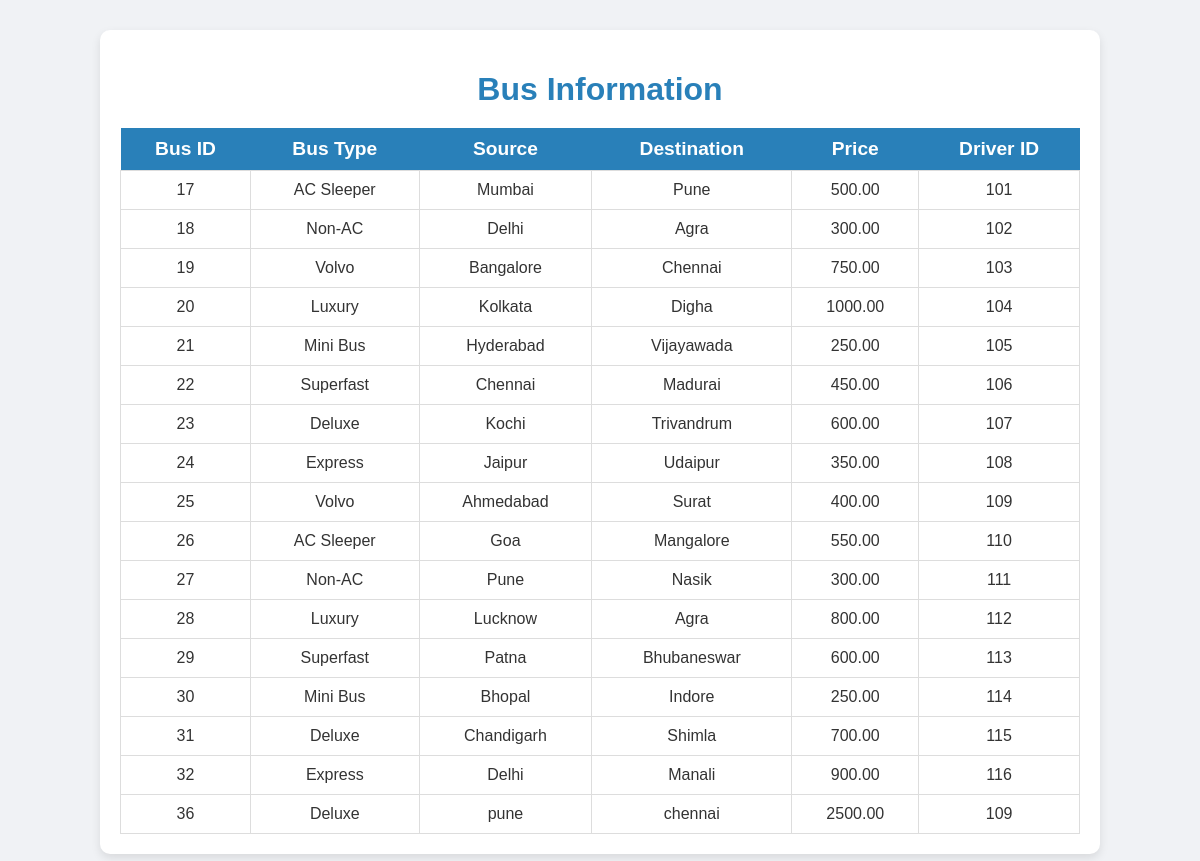
The page /bus.php on the database its author committed.
### tables this page shows
CREATE TABLE `buses` (
  `bus_id` int(11) NOT NULL,
  `bus_type` varchar(100) NOT NULL,
  `source` varchar(100) NOT NULL,
  `destination` varchar(100) NOT NULL,
  `contact` varchar(100) NOT NULL,
  `ticket_price` decimal(10,2) NOT NULL DEFAULT 0.00,
  `driver_id` int(11) DEFAULT NULL
);

### bus.php (the view, shortened to what this page needs)
<?php
$conn = new mysqli("localhost", "root", "", "bus_system");
$query = "SELECT * FROM buses";
$result = $conn->query($query);
?>
<!DOCTYPE html>
<html lang="en">
<head>
    <link rel="stylesheet" href="bus.css">
</head>
<body>
    <div class="container">
        <h1>Bus Information</h1>
        <?php
        if ($result->num_rows > 0) {
            echo "<table>
                    <thead>
                        <tr>
                            <th>Bus ID</th>
                            <th>Bus Type</th>
                            <th>Source</th>
                            <th>Destination</th>
                            <th>Price</th>
                            <th>Driver ID</th>
                        </tr>
                    </thead>
                    <tbody>";
            while ($row = $result->fetch_assoc()) {
                echo "<tr>
                        <td>" . $row['bus_id'] . "</td>
                        <td>" . $row['bus_type'] . "</td>
                        <td>" . $row['source'] . "</td>
                        <td>" . $row['destination'] . "</td>
                        <td>" . $row['ticket_price'] . "</td>
                        <td>" . $row['driver_id'] . "</td>
                      </tr>";
            }
            echo "</tbody></table>";
        } else {
            echo "<p>No buses available.</p>";
        }
        ?>
    </div>
</body>
</html>

### bus.css (style rules this page uses)
body { font-family: 'Arial', sans-serif; margin: 0; padding: 0; background-color: #f0f2f5; color: #333; }
.container { width: 80%; margin: 30px auto; padding: 20px; background-color: #ffffff; box-shadow: 0 4px 10px rgba(0, 0, 0, 0.1); border-radius: 10px; }
table { width: 100%; border-collapse: collapse; margin-top: 20px; }
th { background-color: #2980b9; color: white; padding: 10px; font-size: 1.2em; }
td { padding: 10px; border: 1px solid #ddd; text-align: center; }
h1 { text-align: center; color: #2980b9; font-size: 2em; margin-bottom: 20px; }

### rows shown on the page
buses: bus_id "17", bus_type "AC Sleeper", source "Mumbai", destination "Pune", ticket_price "500.00", driver "101"
buses: bus_id "18", bus_type "Non-AC", source "Delhi", destination "Agra", ticket_price "300.00", driver "102"
buses: bus_id "19", bus_type "Volvo", source "Bangalore", destination "Chennai", ticket_price "750.00", driver "103"
buses: bus_id "20", bus_type "Luxury", source "Kolkata", destination "Digha", ticket_price "1000.00", driver "104"
buses: bus_id "21", bus_type "Mini Bus", source "Hyderabad", destination "Vijayawada", ticket_price "250.00", driver "105"
buses: bus_id "22", bus_type "Superfast", source "Chennai", destination "Madurai", ticket_price "450.00", driver "106"
buses: bus_id "23", bus_type "Deluxe", source "Kochi", destination "Trivandrum", ticket_price "600.00", driver "107"
buses: bus_id "24", bus_type "Express", source "Jaipur", destination "Udaipur", ticket_price "350.00", driver "108"
buses: bus_id "25", bus_type "Volvo", source "Ahmedabad", destination "Surat", ticket_price "400.00", driver "109"
buses: bus_id "26", bus_type "AC Sleeper", source "Goa", destination "Mangalore", ticket_price "550.00", driver "110"
buses: bus_id "27", bus_type "Non-AC", source "Pune", destination "Nasik", ticket_price "300.00", driver "111"
buses: bus_id "28", bus_type "Luxury", source "Lucknow", destination "Agra", ticket_price "800.00", driver "112"
buses: bus_id "29", bus_type "Superfast", source "Patna", destination "Bhubaneswar", ticket_price "600.00", driver "113"
buses: bus_id "30", bus_type "Mini Bus", source "Bhopal", destination "Indore", ticket_price "250.00", driver "114"
buses: bus_id "31", bus_type "Deluxe", source "Chandigarh", destination "Shimla", ticket_price "700.00", driver "115"
buses: bus_id "32", bus_type "Express", source "Delhi", destination "Manali", ticket_price "900.00", driver "116"
buses: bus_id "36", bus_type "Deluxe", source "pune", destination "chennai", ticket_price "2500.00", driver "109"
